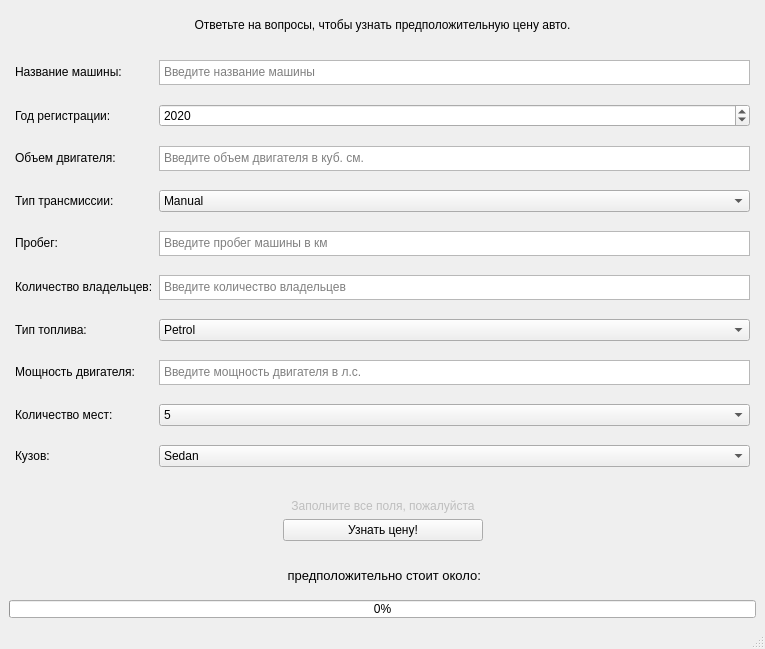
<?xml version="1.0" encoding="UTF-8"?>
<ui version="4.0">
 <class>MainWindow</class>
 <widget class="QMainWindow" name="MainWindow">
  <property name="geometry">
   <rect>
    <x>0</x>
    <y>0</y>
    <width>765</width>
    <height>649</height>
   </rect>
  </property>
  <property name="maximumSize">
   <size>
    <width>765</width>
    <height>700</height>
   </size>
  </property>
  <property name="windowTitle">
   <string>Узнать цену авто</string>
  </property>
  <property name="animated">
   <bool>true</bool>
  </property>
  <property name="dockOptions">
   <set>QMainWindow::AllowTabbedDocks|QMainWindow::AnimatedDocks</set>
  </property>
  <widget class="QWidget" name="centralwidget">
   <property name="sizePolicy">
    <sizepolicy hsizetype="Maximum" vsizetype="Preferred">
     <horstretch>0</horstretch>
     <verstretch>0</verstretch>
    </sizepolicy>
   </property>
   <layout class="QVBoxLayout" name="verticalLayout">
    <item>
     <widget class="QWidget" name="widget_3" native="true">
      <layout class="QHBoxLayout" name="horizontalLayout_3">
       <item>
        <widget class="QLabel" name="Title">
         <property name="text">
          <string>Ответьте на вопросы, чтобы узнать предположительную цену авто.</string>
         </property>
         <property name="alignment">
          <set>Qt::AlignCenter</set>
         </property>
        </widget>
       </item>
      </layout>
     </widget>
    </item>
    <item>
     <layout class="QFormLayout" name="formLayout">
      <property name="sizeConstraint">
       <enum>QLayout::SetDefaultConstraint</enum>
      </property>
      <property name="formAlignment">
       <set>Qt::AlignLeading|Qt::AlignLeft|Qt::AlignTop</set>
      </property>
      <property name="verticalSpacing">
       <number>12</number>
      </property>
      <property name="leftMargin">
       <number>6</number>
      </property>
      <property name="topMargin">
       <number>6</number>
      </property>
      <property name="rightMargin">
       <number>6</number>
      </property>
      <property name="bottomMargin">
       <number>6</number>
      </property>
      <item row="1" column="0">
       <widget class="QLabel" name="labelCarName">
        <property name="text">
         <string>Название машины:</string>
        </property>
       </widget>
      </item>
      <item row="1" column="1">
       <widget class="QTextEdit" name="name_car">
        <property name="maximumSize">
         <size>
          <width>16777215</width>
          <height>25</height>
         </size>
        </property>
        <property name="placeholderText">
         <string>Введите название машины</string>
        </property>
       </widget>
      </item>
      <item row="2" column="0">
       <widget class="QLabel" name="labelRegName">
        <property name="text">
         <string>Год регистрации:</string>
        </property>
       </widget>
      </item>
      <item row="2" column="1">
       <widget class="QSpinBox" name="year">
        <property name="enabled">
         <bool>true</bool>
        </property>
        <property name="minimum">
         <number>1990</number>
        </property>
        <property name="maximum">
         <number>2023</number>
        </property>
        <property name="value">
         <number>2020</number>
        </property>
       </widget>
      </item>
      <item row="3" column="0">
       <widget class="QLabel" name="labelEngineCapacity">
        <property name="text">
         <string>Объем двигателя:</string>
        </property>
       </widget>
      </item>
      <item row="4" column="0">
       <widget class="QLabel" name="labelTransmissionType">
        <property name="enabled">
         <bool>true</bool>
        </property>
        <property name="text">
         <string>Тип трансмиссии:</string>
        </property>
       </widget>
      </item>
      <item row="4" column="1">
       <widget class="QComboBox" name="transmission_type">
        <property name="sizePolicy">
         <sizepolicy hsizetype="Preferred" vsizetype="Fixed">
          <horstretch>1</horstretch>
          <verstretch>0</verstretch>
         </sizepolicy>
        </property>
        <property name="currentText">
         <string>Manual</string>
        </property>
        <item>
         <property name="text">
          <string>Manual</string>
         </property>
        </item>
        <item>
         <property name="text">
          <string>Automatic</string>
         </property>
        </item>
       </widget>
      </item>
      <item row="5" column="0">
       <widget class="QLabel" name="labeMileage">
        <property name="text">
         <string>Пробег:</string>
        </property>
       </widget>
      </item>
      <item row="7" column="0">
       <widget class="QLabel" name="labeNumOwners">
        <property name="text">
         <string>Количество владельцев:</string>
        </property>
       </widget>
      </item>
      <item row="8" column="0">
       <widget class="QLabel" name="labelFuelType">
        <property name="text">
         <string>Тип топлива:</string>
        </property>
       </widget>
      </item>
      <item row="8" column="1">
       <widget class="QComboBox" name="fuel_type">
        <property name="sizePolicy">
         <sizepolicy hsizetype="Preferred" vsizetype="Fixed">
          <horstretch>1</horstretch>
          <verstretch>0</verstretch>
         </sizepolicy>
        </property>
        <property name="currentText">
         <string>Petrol</string>
        </property>
        <item>
         <property name="text">
          <string>Petrol</string>
         </property>
        </item>
        <item>
         <property name="text">
          <string>Electric</string>
         </property>
        </item>
        <item>
         <property name="text">
          <string>Diesel</string>
         </property>
        </item>
        <item>
         <property name="text">
          <string>CNG</string>
         </property>
        </item>
       </widget>
      </item>
      <item row="9" column="0">
       <widget class="QLabel" name="labelEnginePower">
        <property name="text">
         <string>Мощность двигателя:</string>
        </property>
       </widget>
      </item>
      <item row="10" column="0">
       <widget class="QLabel" name="labelNumSeats">
        <property name="text">
         <string>Количество мест:</string>
        </property>
       </widget>
      </item>
      <item row="10" column="1">
       <widget class="QComboBox" name="seats">
        <property name="sizePolicy">
         <sizepolicy hsizetype="Preferred" vsizetype="Fixed">
          <horstretch>1</horstretch>
          <verstretch>0</verstretch>
         </sizepolicy>
        </property>
        <property name="currentText">
         <string>5</string>
        </property>
        <item>
         <property name="text">
          <string>5</string>
         </property>
        </item>
        <item>
         <property name="text">
          <string>6</string>
         </property>
        </item>
        <item>
         <property name="text">
          <string>7</string>
         </property>
        </item>
        <item>
         <property name="text">
          <string>8</string>
         </property>
        </item>
       </widget>
      </item>
      <item row="11" column="0">
       <widget class="QLabel" name="labelBodyType">
        <property name="text">
         <string>Кузов:</string>
        </property>
       </widget>
      </item>
      <item row="11" column="1">
       <widget class="QComboBox" name="body_type">
        <property name="sizePolicy">
         <sizepolicy hsizetype="Preferred" vsizetype="Fixed">
          <horstretch>1</horstretch>
          <verstretch>0</verstretch>
         </sizepolicy>
        </property>
        <property name="currentText">
         <string>Sedan</string>
        </property>
        <item>
         <property name="text">
          <string>Sedan</string>
         </property>
        </item>
        <item>
         <property name="text">
          <string>Coupe</string>
         </property>
        </item>
        <item>
         <property name="text">
          <string>Hatchback</string>
         </property>
        </item>
        <item>
         <property name="text">
          <string>SUV</string>
         </property>
        </item>
        <item>
         <property name="text">
          <string>MUV</string>
         </property>
        </item>
       </widget>
      </item>
      <item row="3" column="1">
       <widget class="QTextEdit" name="engine_capacity">
        <property name="maximumSize">
         <size>
          <width>16777215</width>
          <height>25</height>
         </size>
        </property>
        <property name="placeholderText">
         <string>Введите объем двигателя в куб. см.</string>
        </property>
       </widget>
      </item>
      <item row="5" column="1">
       <widget class="QTextEdit" name="kms_driven">
        <property name="maximumSize">
         <size>
          <width>16777215</width>
          <height>25</height>
         </size>
        </property>
        <property name="placeholderText">
         <string>Введите пробег машины в км</string>
        </property>
       </widget>
      </item>
      <item row="7" column="1">
       <widget class="QTextEdit" name="owner_type">
        <property name="maximumSize">
         <size>
          <width>16777215</width>
          <height>25</height>
         </size>
        </property>
        <property name="placeholderText">
         <string>Введите количество владельцев</string>
        </property>
       </widget>
      </item>
      <item row="9" column="1">
       <widget class="QTextEdit" name="max_power">
        <property name="maximumSize">
         <size>
          <width>16777215</width>
          <height>25</height>
         </size>
        </property>
        <property name="placeholderText">
         <string>Введите мощность двигателя в л.с.</string>
        </property>
       </widget>
      </item>
     </layout>
    </item>
    <item>
     <widget class="QWidget" name="widget_12" native="true">
      <layout class="QHBoxLayout" name="horizontalLayout_13">
       <item>
        <spacer name="horizontalSpacer_9">
         <property name="orientation">
          <enum>Qt::Horizontal</enum>
         </property>
         <property name="sizeHint" stdset="0">
          <size>
           <width>247</width>
           <height>20</height>
          </size>
         </property>
        </spacer>
       </item>
       <item>
        <widget class="QWidget" name="widget" native="true">
         <property name="maximumSize">
          <size>
           <width>16777215</width>
           <height>60</height>
          </size>
         </property>
         <layout class="QVBoxLayout" name="verticalLayout_2">
          <property name="topMargin">
           <number>0</number>
          </property>
          <property name="bottomMargin">
           <number>0</number>
          </property>
          <item>
           <widget class="QLabel" name="labelError">
            <property name="enabled">
             <bool>false</bool>
            </property>
            <property name="text">
             <string>Заполните все поля, пожалуйста</string>
            </property>
            <property name="alignment">
             <set>Qt::AlignCenter</set>
            </property>
           </widget>
          </item>
          <item>
           <widget class="QPushButton" name="price_btn">
            <property name="sizePolicy">
             <sizepolicy hsizetype="Minimum" vsizetype="Fixed">
              <horstretch>0</horstretch>
              <verstretch>0</verstretch>
             </sizepolicy>
            </property>
            <property name="minimumSize">
             <size>
              <width>200</width>
              <height>10</height>
             </size>
            </property>
            <property name="text">
             <string>Узнать цену!</string>
            </property>
           </widget>
          </item>
         </layout>
        </widget>
       </item>
       <item>
        <spacer name="horizontalSpacer_10">
         <property name="orientation">
          <enum>Qt::Horizontal</enum>
         </property>
         <property name="sizeHint" stdset="0">
          <size>
           <width>40</width>
           <height>20</height>
          </size>
         </property>
        </spacer>
       </item>
      </layout>
     </widget>
    </item>
    <item>
     <widget class="QWidget" name="widget_2" native="true">
      <layout class="QHBoxLayout" name="horizontalLayout">
       <item>
        <spacer name="horizontalSpacer_3">
         <property name="orientation">
          <enum>Qt::Horizontal</enum>
         </property>
         <property name="sizeHint" stdset="0">
          <size>
           <width>40</width>
           <height>20</height>
          </size>
         </property>
        </spacer>
       </item>
       <item>
        <widget class="QLabel" name="name_car_lb">
         <property name="enabled">
          <bool>true</bool>
         </property>
         <property name="font">
          <font>
           <pointsize>10</pointsize>
          </font>
         </property>
         <property name="text">
          <string/>
         </property>
        </widget>
       </item>
       <item>
        <widget class="QLabel" name="label">
         <property name="enabled">
          <bool>true</bool>
         </property>
         <property name="font">
          <font>
           <pointsize>10</pointsize>
           <weight>50</weight>
           <bold>false</bold>
          </font>
         </property>
         <property name="text">
          <string> предположительно стоит около:</string>
         </property>
        </widget>
       </item>
       <item>
        <widget class="QLabel" name="price_lb">
         <property name="enabled">
          <bool>true</bool>
         </property>
         <property name="font">
          <font>
           <pointsize>10</pointsize>
           <weight>75</weight>
           <bold>true</bold>
          </font>
         </property>
         <property name="text">
          <string/>
         </property>
        </widget>
       </item>
       <item>
        <spacer name="horizontalSpacer_4">
         <property name="orientation">
          <enum>Qt::Horizontal</enum>
         </property>
         <property name="sizeHint" stdset="0">
          <size>
           <width>40</width>
           <height>20</height>
          </size>
         </property>
        </spacer>
       </item>
      </layout>
     </widget>
    </item>
    <item>
     <spacer name="verticalSpacer_2">
      <property name="orientation">
       <enum>Qt::Vertical</enum>
      </property>
      <property name="sizeType">
       <enum>QSizePolicy::Preferred</enum>
      </property>
      <property name="sizeHint" stdset="0">
       <size>
        <width>20</width>
        <height>0</height>
       </size>
      </property>
     </spacer>
    </item>
    <item>
     <widget class="QProgressBar" name="_bar">
      <property name="maximumSize">
       <size>
        <width>16777215</width>
        <height>18</height>
       </size>
      </property>
      <property name="tabletTracking">
       <bool>false</bool>
      </property>
      <property name="inputMethodHints">
       <set>Qt::ImhNone</set>
      </property>
      <property name="value">
       <number>0</number>
      </property>
      <property name="alignment">
       <set>Qt::AlignCenter</set>
      </property>
      <property name="textVisible">
       <bool>true</bool>
      </property>
      <property name="textDirection">
       <enum>QProgressBar::TopToBottom</enum>
      </property>
      <property name="format">
       <string notr="true">%p%</string>
      </property>
     </widget>
    </item>
   </layout>
  </widget>
  <widget class="QStatusBar" name="statusbar"/>
 </widget>
 <resources/>
 <connections/>
</ui>
